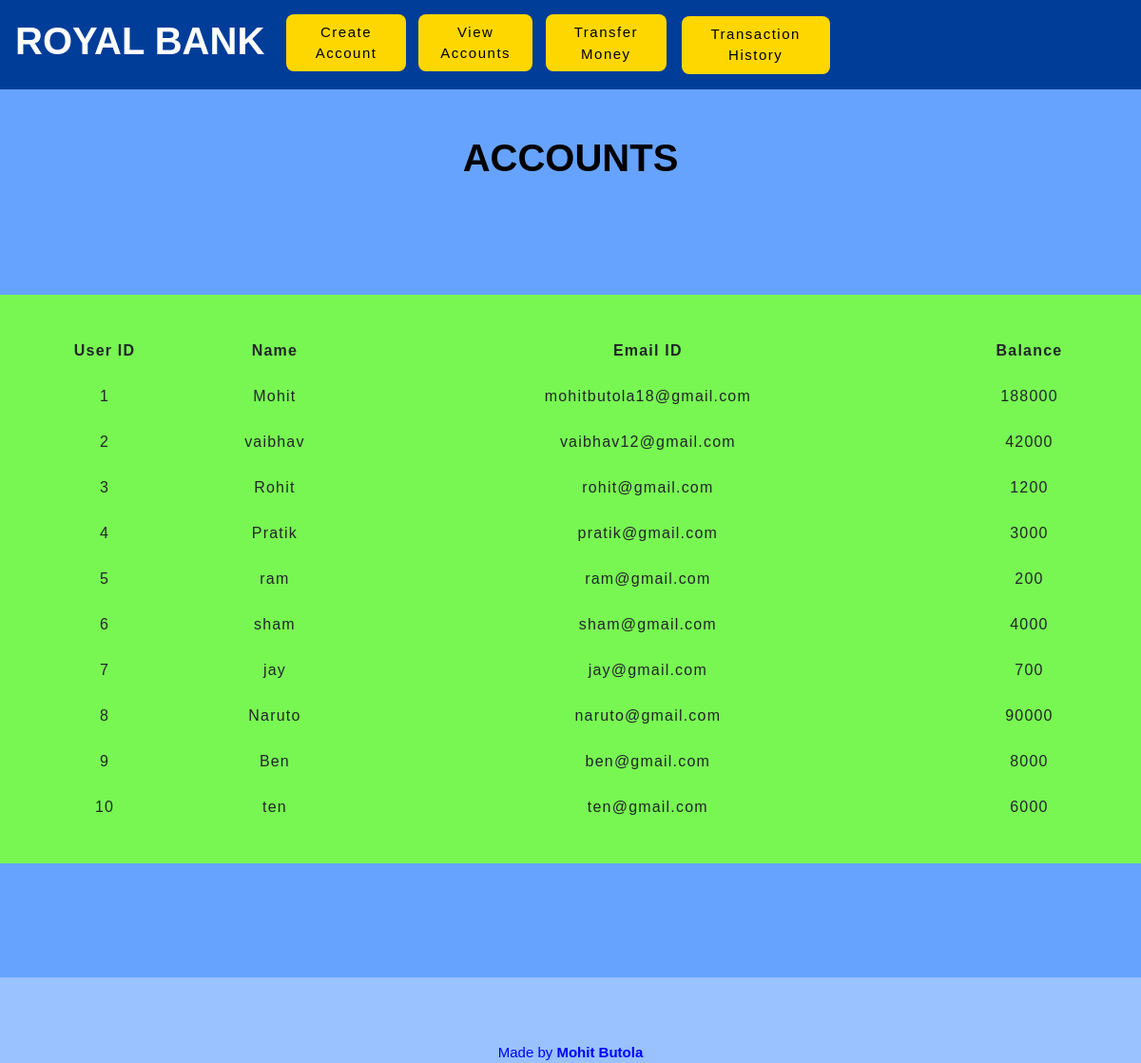
The page /money_trans.php on the database its author committed.
### tables this page shows
CREATE TABLE `users` (
  `User_ID` int(3) UNSIGNED NOT NULL,
  `Name` varchar(60) NOT NULL,
  `Email` varchar(60) NOT NULL,
  `Balance` int(10) NOT NULL
);

### money_trans.php (the view, shortened to what this page needs)
<!DOCTYPE html5>
<html lang="en">
<head>
    <link rel="stylesheet" href="https://maxcdn.bootstrapcdn.com/bootstrap/4.5.2/css/bootstrap.min.css">
    <link rel="stylesheet" href="CSS_Files/style.css" type="text/css">
    <link rel="stylesheet" href="CSS_Files/tablefor.css" type="text/css">
    </head>
<body style="background-color: #66a3ff;">
<nav class="navbar navbar-expand-md" style="background-color: #003d99;">
    <a class="navbar-brand" href="index.php"><h1><b>ROYAL BANK</b></h1></a>
    <div class="collapse navbar-collapse" id="collapsibleNavbar">
      <ul class="navbar-nav">
        <li class="nav-item">
          <button style="background-color: #FFD700;margin:5%; height: 60px; padding: 0px; "> <a class="nav-link" href="c_user.php" style="color: black;">Create Account</a> </button>
        </li>
        <li class="nav-item">
        <button style="background-color: #FFD700; margin:5%; height: 60px; padding: 0px; "> <a class="nav-link" href="money_trans.php" style="color: black;"> View Accounts</a> </button>
        </li>
        <li class="nav-item">
        <button style="background-color: #FFD700; margin:5%; height: 60px; padding: 0px;" > <a class="nav-link" href="userselected.php" style="color: black;">Transfer Money</a> </button>
        </li>
        <li class="nav-item">
        <button style="background-color: #FFD700; margin:5%; height: 6  0px; padding: 0px; "> <a class="nav-link" href="see_history.php" style="color: black;">Transaction History</a> </button>
        </li>
      </ul>
    </div>
  </nav>
<h1 style="color:Black;" align = "center"><br> ACCOUNTS</h1>
<div class = "database">
<?php
$connection = mysqli_connect("localhost", "id16104062_mohit", "3Fw0COENqisX@v4c", "id16104062_grip") or die("Can't connect");
$sql = "SELECT * FROM `users`";
$result = mysqli_query($connection,$sql);
$num = mysqli_num_rows($result);
if ($num>0) {
  echo "<table ><tr><th>User ID</th><th>Name</th><th>Email ID</th><th>Balance</th></tr>";
  while($row = mysqli_fetch_assoc($result)) {
      echo "<tr><td>" . $row['User_ID']. "</td><td>" . $row['Name']. "</td><td>" . $row['Email']. "</td><td>" . $row['Balance']. "</td>";?>
  </tr>
  <?php
  }
  echo "</table>";
} else {
  echo "0 results";
}
?>
</div>
<footer style="background-color: #99c2ff;">
      <p><br><br><br>Made by <b>Mohit Butola</b><br></p>
    </footer>
</body>
</html>

### CSS_Files/style.css (style rules this page uses)
* { padding: 0; margin: 0; box-sizing: border-box; font-family: sans-serif; }
h1 { color:white; font-weight: bold; transition: 0.5s; }
button { border:none; border-radius: 8px; padding: 10px; background:#14bbca; color:white; letter-spacing: 1.5px; font-size: 15px; transition: 0.5s; }
footer { position: relative; left: 0; bottom: 0; width: 100%; color: blue; background-color:#E8DAEF; text-align: center; }
footer p { margin: 0; font-size: 15px; }

### CSS_Files/tablefor.css (style rules this page uses)
.tabletrans,table { width: 100%; margin: 10% auto; background-color:#78f752; padding: 20px; text-align:center; letter-spacing: 1.2px; }
table, th, td { border-collapse:separate; border-spacing:0 30px; }
th { text-align:center; }

### rows shown on the page
users: User_ID "1", Name "Mohit", Email "mohitbutola18@gmail.com", Balance "188000"
users: User_ID "2", Name "vaibhav", Email "vaibhav12@gmail.com", Balance "42000"
users: User_ID "3", Name "Rohit", Email "rohit@gmail.com", Balance "1200"
users: User_ID "4", Name "Pratik", Email "pratik@gmail.com", Balance "3000"
users: User_ID "5", Name "ram", Email "ram@gmail.com", Balance "200"
users: User_ID "6", Name "sham", Email "sham@gmail.com", Balance "4000"
users: User_ID "7", Name "jay", Email "jay@gmail.com", Balance "700"
users: User_ID "8", Name "Naruto", Email "naruto@gmail.com", Balance "90000"
users: User_ID "9", Name "Ben", Email "ben@gmail.com", Balance "8000"
users: User_ID "10", Name "ten", Email "ten@gmail.com", Balance "6000"
